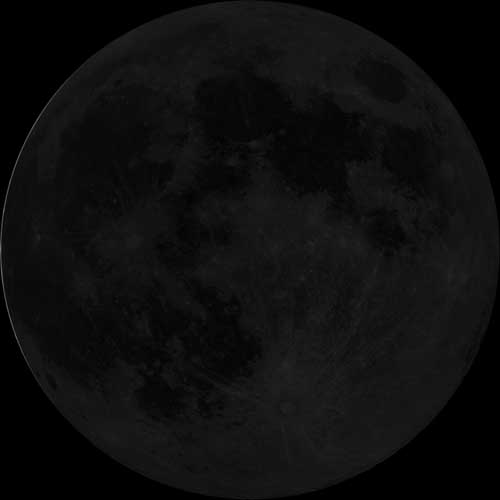
#> input picture computer_graphics_assignment/original_image.png, 500 x 500 px
$ jupyter execute equalization.ipynb
#> lines starting #> are read from the running program, lines starting #| are printed output that depends on the picture; after the words box and inside, x2 and y2 are one past the last pixel; in counts of white or black regions, pixels touching at a corner belong together
[cell 1]
import numpy as np
import matplotlib.pyplot as plt
from PIL import Image
from skimage.metrics import peak_signal_noise_ratio, structural_similarity
import cv2

def mse(img1, img2):
    return np.mean((img1.astype(np.float64) - img2.astype(np.float64)) ** 2)

original_img = Image.open("original_image.png").convert("L")

plt.subplot(1, 2, 1)
plt.title("Original Image")
plt.axis('off')
plt.imshow(original_img, cmap='gray')

plt.subplot(1, 2, 2)
plt.title("Original image Histogram")
plt.hist(np.array(original_img).flatten(), bins=256)

plt.tight_layout()
plt.show()
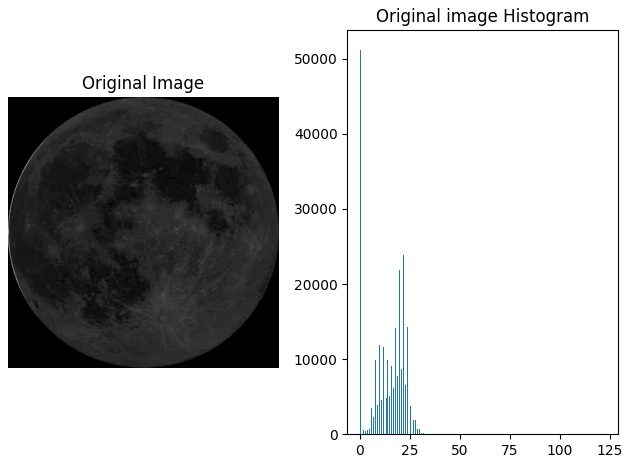
#> figure drawn by matplotlib, 2 panels; panel 2: tallest bar 51225 high, from x = 0 to 0.48

[cell 2]
def histogram_equalization(img):
    img = np.array(img)
    hist = np.zeros(256)

    for pixel in img.flatten():
        hist[pixel] += 1
#> after the loop, hist = 256 values, max 51225 at index 0, min 0 at index 89, mean 976.6

    pdf = hist / img.size
#> pdf = 256 values, max 0.205 at index 0, min 0 at index 89, mean 0.00391
    cdf = np.cumsum(pdf)
#> cdf = 256 values from 0.205 to 1
    mapping = np.floor(255 * cdf).astype(np.uint8)
#> mapping = 256 values from 52 to 255
    equalized_img = mapping[img]
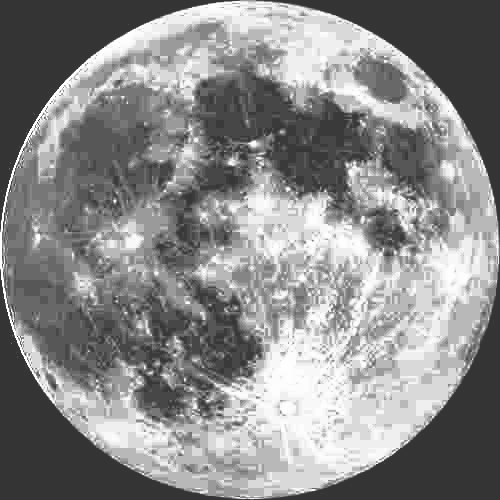
#> equalized_img: shape (500, 500); min 52, max 255, mean 137.3

    return equalized_img

he_image = histogram_equalization(original_img)

plt.subplot(1, 2, 1)
plt.title("HE Image")
plt.axis('off')
plt.imshow(he_image, cmap='gray')

plt.subplot(1, 2, 2)
plt.title("HE Histogram")
plt.hist(he_image.flatten(), bins=256)

plt.tight_layout()
plt.show()
#> figure, not shown here; panel 2: tallest bar 51225 high, from x = 52 to 52.79

[cell 3]
def ahe(img, tile_size):
#> called with tile_size = 256
    img = np.array(img)
    h, w = img.shape
#> h = 500; w = 500
    output = np.zeros_like(img)
    for y in range(0, h, tile_size):
        for x in range(0, w, tile_size):
            tile = img[y:y+tile_size, x:x+tile_size]
            n = tile.shape[0] * tile.shape[1]
            if n == 0:
                continue
            hist = np.zeros(256)
            for px in tile.flatten():
                hist[px] += 1
            cdf = np.cumsum(hist / n)
            output[y:y+tile_size, x:x+tile_size] = np.floor(255 * cdf).astype(np.uint8)[tile]
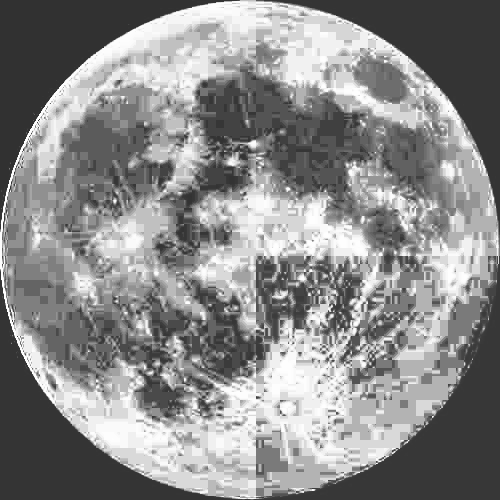
#> output: shape (500, 500); min 49, max 255, mean 138.4
    return output

ahe_image = ahe(original_img, 256)
plt.subplot(1, 2, 1)
plt.title("AHE Image")
plt.axis('off')
plt.imshow(ahe_image, cmap='gray')

plt.subplot(1, 2, 2)
plt.title("AHE Histogram")
plt.hist(ahe_image.flatten(), bins=256)

plt.tight_layout()
plt.show()
#> figure, not shown here; panel 2: tallest bar 25813 high, from x = 51.41 to 52.22

[cell 4]
def clahe(img, tile_size=64, clip_limit=40.0):
#> called with tile_size = 64, clip_limit = 40
    img = np.array(img)
    h, w = img.shape
#> h = 500; w = 500
    output = np.zeros_like(img)

    for y in range(0, h, tile_size):
        for x in range(0, w, tile_size):

            tile = img[y:y+tile_size, x:x+tile_size]

            hist = np.zeros(256)
            for pixel in tile.flatten():
                hist[pixel] += 1

            # clip
            excess = 0
            for i in range(256):
                if hist[i] > clip_limit:
                    excess += hist[i] - clip_limit
                    hist[i] = clip_limit

            # redistribute
            hist += excess // 256

            pdf = hist / hist.sum()
            cdf = np.cumsum(pdf)

            mapping = np.floor(255 * cdf).astype(np.uint8)

            output[y:y+tile_size, x:x+tile_size] = mapping[tile]
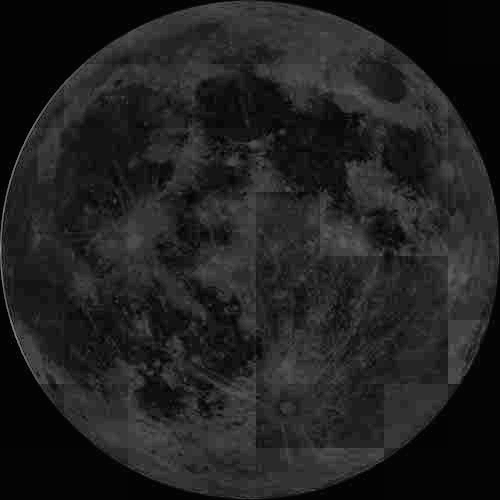
#> output: shape (500, 500); min 0, max 149, mean 32.8

    return output

clahe_image = clahe(original_img)

plt.subplot(1, 2, 1)
plt.title("CLAHE Image")
plt.axis('off')
plt.imshow(clahe_image, cmap='gray')

plt.subplot(1, 2, 2)
plt.title("CLAHE Histogram")
plt.hist(clahe_image.flatten(), bins=256)

plt.tight_layout()
plt.show()
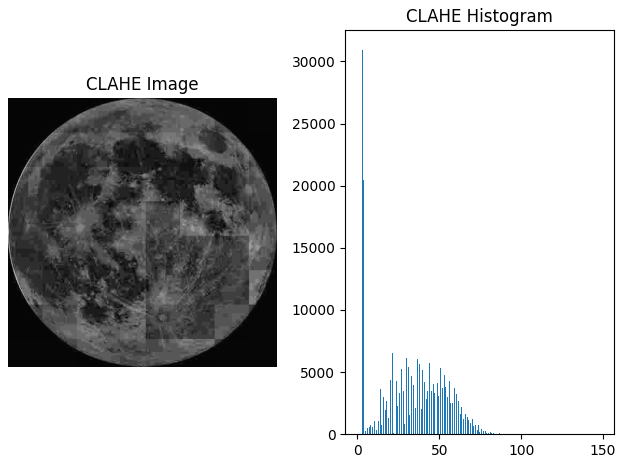
#> figure drawn by matplotlib, 2 panels; panel 2: tallest bar 30949 high, from x = 2.91 to 3.49

[cell 5]
names = ["Original", "HE", "AHE", "CLAHE"]
imgs  = [original_img, he_image, ahe_image, clahe_image]

imgs = [np.array(img) for img in imgs]
#> imgs = 4 items

fig, axes = plt.subplots(4, 2, figsize=(12, 12))

for row, (name, img) in enumerate(zip(names, imgs)):
    # 왼쪽: 이미지
    if name == "Original":
        title = f"{name}\nMSE: 0 | PSNR: ∞ | SSIM: 1.000"
    else:
        orig = imgs[0]
        m = mse(orig, img)
        p = peak_signal_noise_ratio(orig, img, data_range=255)
        s = structural_similarity(orig, img, data_range=255)
        title = f"{name}\nMSE:{m:.1f} | PSNR:{p:.2f} | SSIM:{s:.3f}"

    axes[row, 0].imshow(img, cmap='gray')
    axes[row, 0].axis('off')
    axes[row, 0].set_title(title, fontsize=13)

    # 오른쪽: 히스토그램 (파란색)
    axes[row, 1].hist(img.flatten(), bins=256, color='steelblue')
    axes[row, 1].set_title(f"{name} Histogram", fontsize=13)
#> this loop made 4 passes
#> (name, m, p, s) on passes 2 to 4: ('HE', 18840, 5.38, 0.0773), ('AHE', 19140.1, 5.31, 0.0666), ('CLAHE', 518.1, 20.99, 0.561)
#> name on pass 1: 'Original'

plt.tight_layout()
plt.show()
#> figure, not shown here; panel 2: tallest bar 51225 high, from x = 0 to 0.48; panel 4: tallest bar 51225 high, from x = 52 to 52.79; panel 6: tallest bar 25813 high, from x = 51.41 to 52.22; panel 8: tallest bar 30949 high, from x = 2.91 to 3.49

[cell 6]
import cv2
import numpy as np
import matplotlib.pyplot as plt
from skimage.metrics import peak_signal_noise_ratio, structural_similarity

img = cv2.imread("original_image.png", cv2.IMREAD_GRAYSCALE)

he = cv2.equalizeHist(img)
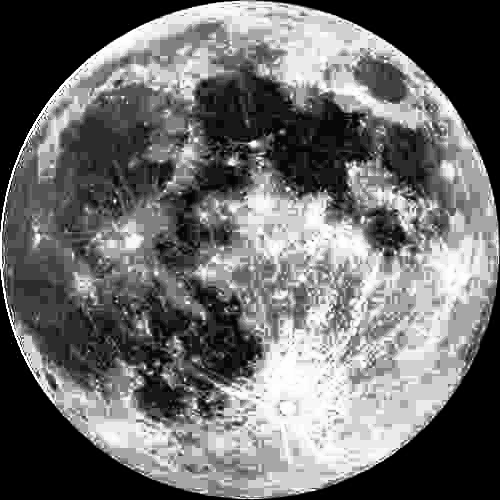
#> he: shape (500, 500); min 0, max 255, mean 107.4

ahe = cv2.createCLAHE(clipLimit=255.0, tileGridSize=(8,8))
ahe_img = ahe.apply(img)
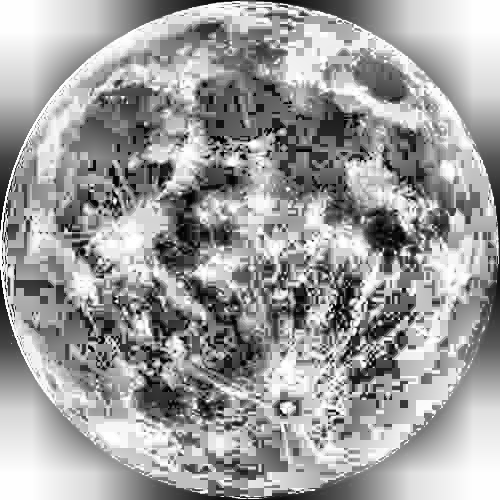
#> ahe_img: shape (500, 500); min 0, max 255, mean 158.6

clahe = cv2.createCLAHE(clipLimit=4.0, tileGridSize=(8,8))
clahe_img = clahe.apply(img)
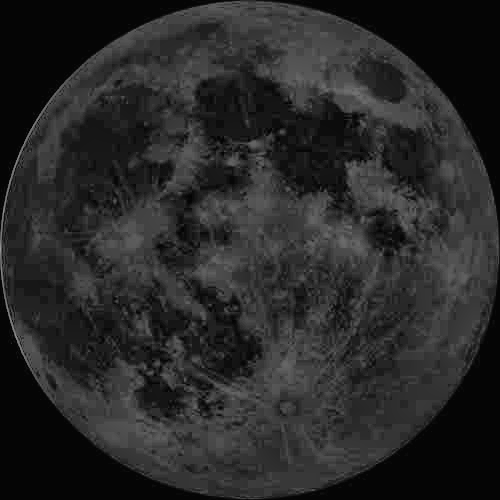
#> clahe_img: shape (500, 500); min 1, max 156, mean 40.4

# =========================
# 평가지표
# =========================
def mse(img1, img2):
    return np.mean((img1.astype(np.float64) - img2.astype(np.float64)) ** 2)

def get_metrics(orig, target):
    m = mse(orig, target)
    p = peak_signal_noise_ratio(orig, target, data_range=255)
    s = structural_similarity(orig, target, data_range=255)
    return m, p, s

names = ["Original", "HE", "AHE", "CLAHE"]
imgs  = [img, he, ahe_img, clahe_img]

plt.figure(figsize=(12, 12))

for i, (name, image) in enumerate(zip(names, imgs)):
    # 지표 타이틀
    if name == "Original":
        title = f"{name}\nMSE: 0 | PSNR: ∞ | SSIM: 1.000"
    else:
        m, p, s = get_metrics(img, image)
        title = f"{name}\nMSE:{m:.1f} | PSNR:{p:.2f} | SSIM:{s:.3f}"

    # 이미지
    plt.subplot(4, 2, i*2 + 1)
    plt.title(title)
    plt.imshow(image, cmap='gray')
    plt.axis('off')

    # 히스토그램
    plt.subplot(4, 2, i*2 + 2)
    plt.title(f"{name} Histogram")
    plt.hist(image.flatten(), bins=256)
#> this loop made 4 passes
#> (name, m, p, s) on passes 2 to 4: ('HE', 14788.7, 6.43, 0.276), ('AHE', 24961.6, 4.16, 0.0505), ('CLAHE', 996.3, 18.15, 0.427)

plt.tight_layout()
plt.show()
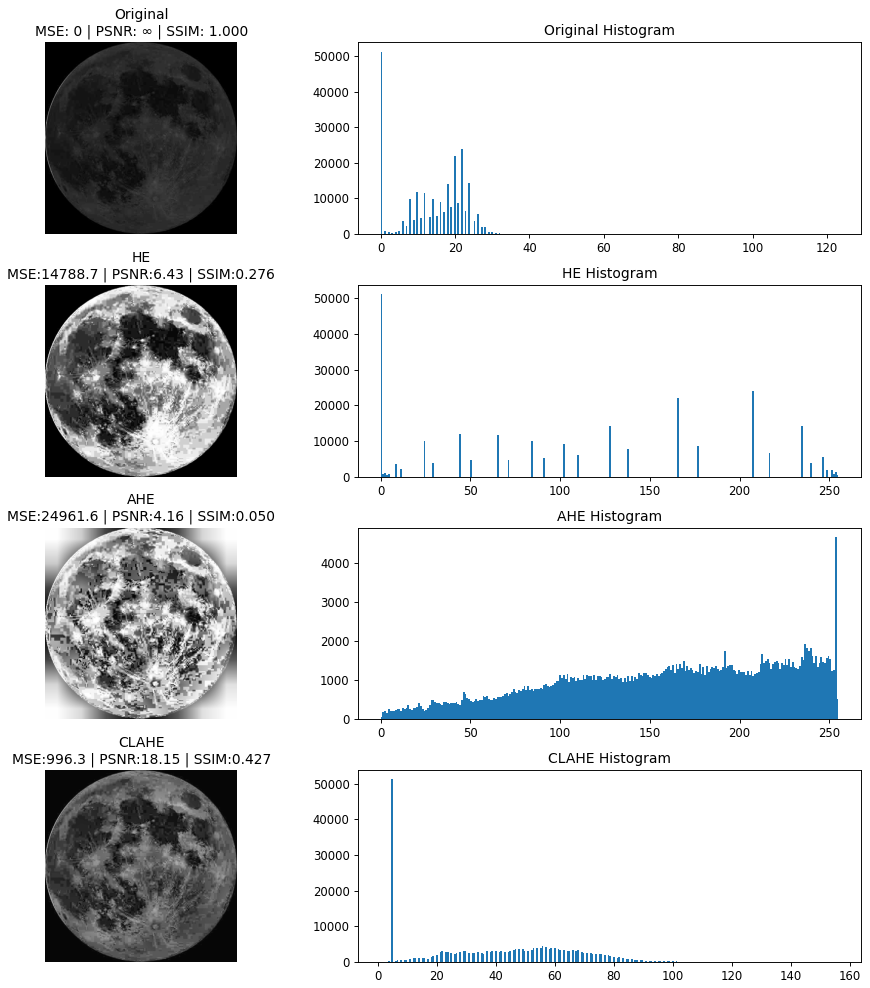
#> figure drawn by matplotlib, 8 panels; panel 2: tallest bar 51225 high, from x = 0 to 0.48; panel 4: tallest bar 51225 high, from x = 0 to 0.996; panel 6: tallest bar 4662 high, from x = 253 to 254; panel 8: tallest bar 51328 high, from x = 4.63 to 5.24

[cell 7]
def binarization(img, threshold=128):
#> called with threshold = 128
    img = np.array(img)

    binary_img = np.zeros_like(img, dtype=np.uint8)
    for i, pixel in enumerate(img.flatten()):
        binary_img.flat[i] = 255 if pixel >= threshold else 0

    return binary_img

binary_image = binarization(original_img, threshold=128)
#> binary_image: shape (500, 500); every value is 0

plt.axis('off')
plt.imshow(binary_image, cmap='gray')
plt.show()

[cell 8]
def binarization_otsu(img):
    img = np.array(img)

    hist = np.zeros(256)
    for pixel in img.flatten():
        hist[pixel] += 1

    pdf = hist / img.size

    # 분산(variance)이 최대가 되는 threshold 탐색
    best_threshold = 0
    max_variance = 0

    for t in range(256):
        w0 = np.sum(pdf[:t+1])
        w1 = np.sum(pdf[t+1:])
        if w0 == 0 or w1 == 0:
            continue
        mu0 = np.sum(np.arange(t+1) * pdf[:t+1]) / w0
        mu1 = np.sum(np.arange(t+1, 256) * pdf[t+1:]) / w1
        variance = w0 * w1 * (mu0 - mu1) ** 2
        if variance > max_variance:
            max_variance = variance
            best_threshold = t
#> this loop made 256 passes
#> (w0, w1, mu0, mu1, variance, max_variance) on passes 1 to 12: (0.205, 0.795, 0, 17.49, 49.81, 49.81), (0.208, 0.792, 0.0144, 17.55, 50.63, 50.63), (0.21, 0.79, 0.0347, 17.59, 51.14, 51.14), (0.212, 0.788, 0.0588, 17.62, 51.49, 51.49), (0.214, 0.786, 0.1, 17.66, 51.88, 51.88), (0.217, 0.783, 0.168, 17.71, 52.29, 52.29), (0.231, 0.769, 0.526, 17.93, 53.82, 53.82), (0.24, 0.76, 0.769, 18.06, 54.54, 54.54), (0.28, 0.72, 1.79, 18.61, 57, 57), (0.296, 0.704, 2.18, 18.83, 57.71, 57.71), (0.343, 0.657, 3.27, 19.47, 59.18, 59.18), (0.362, 0.638, 3.65, 19.71, 59.49, 59.49)
#> (w0, w1, mu0, mu1, variance) on passes 14 to 19: (0.427, 0.573, 4.98, 20.56, 59.37), (0.467, 0.533, 5.75, 21.04, 58.24), (0.487, 0.513, 6.13, 21.28, 57.34), (0.524, 0.476, 6.82, 21.69, 55.14), (0.548, 0.452, 7.28, 21.94, 53.28), (0.605, 0.395, 8.28, 22.51, 48.38)
#> after the loop, best_threshold = 12; max_variance = 59.6

    binary_img = np.where(img >= best_threshold, 255, 0).astype(np.uint8)
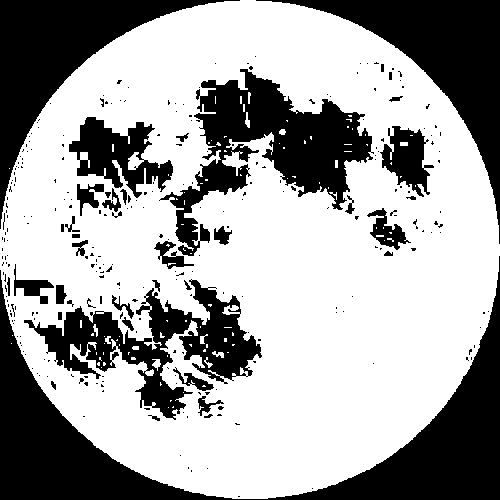
#> binary_img: shape (500, 500); 63.8% white; 290 black regions (249 under 20 px), largest, box (x1, y1, x2, y2) and area: (0, 256, 500, 500) 27217, (159, 69, 374, 256) 14252, (256, 0, 500, 244) 13568
    print(f"Otsu threshold: {best_threshold}")
#| Otsu threshold: 12
    return binary_img

binary_image = binarization_otsu(original_img)

plt.axis('off')
plt.imshow(binary_image, cmap='gray')
plt.show()
